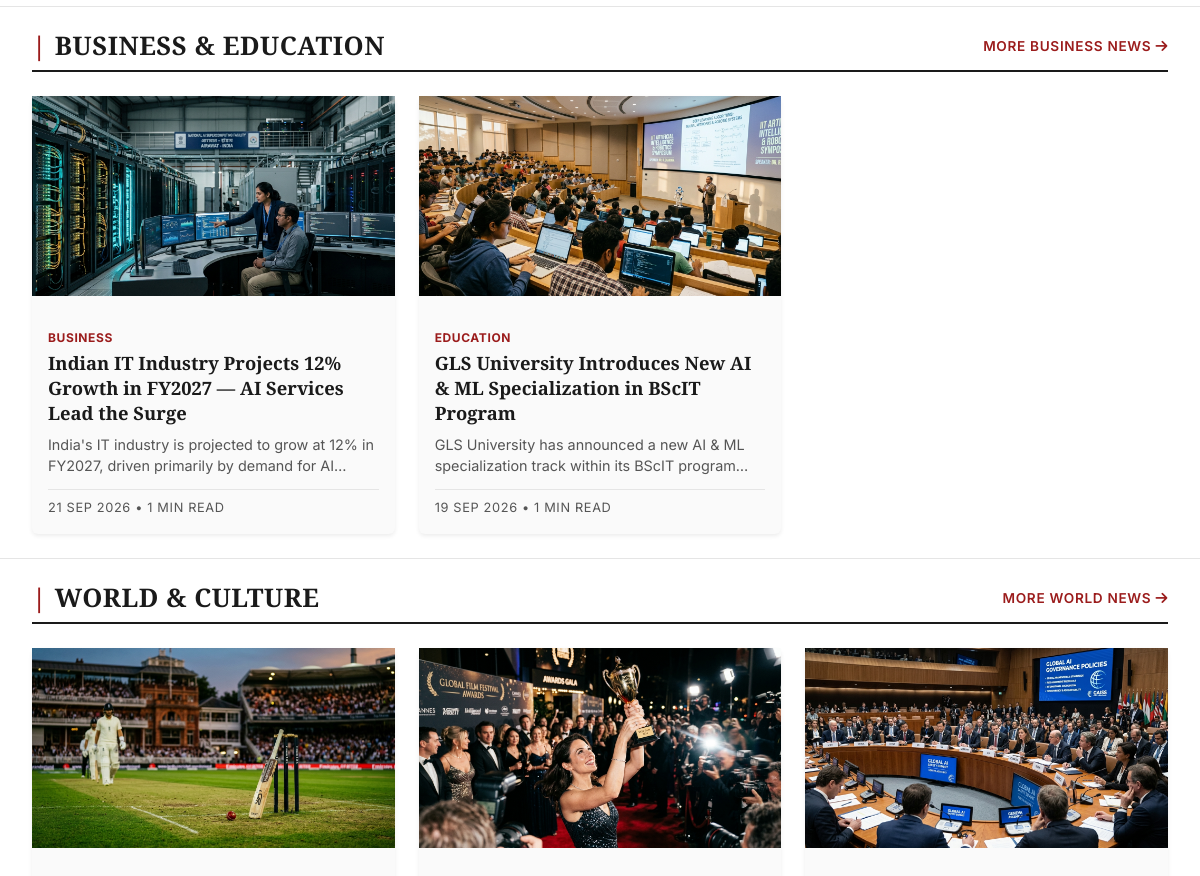
Before: / (middle part) with the older database file.
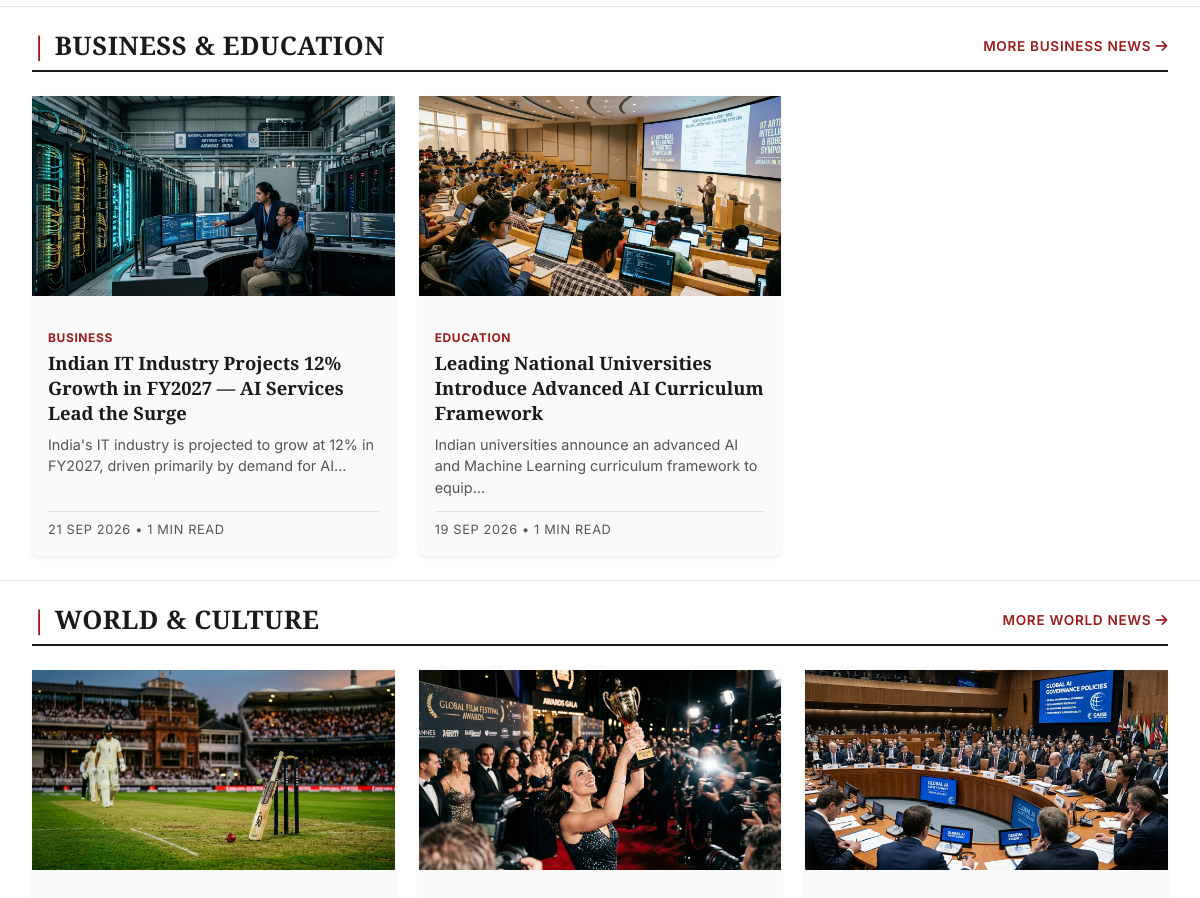
After: the same page with the newer database file.
### tables this page shows
CREATE TABLE IF NOT EXISTS `news` (
    `id`                INT UNSIGNED    NOT NULL AUTO_INCREMENT,
    `category_id`       INT UNSIGNED    NOT NULL,
    `author_id`         INT UNSIGNED    NOT NULL,
    `title`             VARCHAR(255)    NOT NULL,
    `slug`              VARCHAR(280)    NOT NULL,
    `short_description` VARCHAR(500)    NOT NULL,
    `content`           LONGTEXT        NOT NULL,
    `featured_image`    VARCHAR(255)    DEFAULT NULL,
    `status`            ENUM('draft', 'published', 'archived') NOT NULL DEFAULT 'draft',
    `is_featured`       TINYINT(1)      NOT NULL DEFAULT 0,
    `is_breaking`       TINYINT(1)      NOT NULL DEFAULT 0,
    `views`             INT UNSIGNED    NOT NULL DEFAULT 0,
    `published_at`      DATETIME        DEFAULT NULL,
    `created_at`        DATETIME        NOT NULL DEFAULT CURRENT_TIMESTAMP,
    `updated_at`        DATETIME        NOT NULL DEFAULT CURRENT_TIMESTAMP ON UPDATE CURRENT_TIMESTAMP,

    PRIMARY KEY (`id`),
    UNIQUE KEY `uk_news_slug` (`slug`),
    INDEX `idx_news_status_published` (`status`, `published_at`),
    INDEX `idx_news_category` (`category_id`),
    INDEX `idx_news_author` (`author_id`),
    INDEX `idx_news_featured` (`is_featured`),
    INDEX `idx_news_breaking` (`is_breaking`),
    INDEX `idx_news_views` (`views`),

    CONSTRAINT `fk_news_category`
        FOREIGN KEY (`category_id`) REFERENCES `categories` (`id`)
        ON DELETE RESTRICT ON UPDATE CASCADE,

    CONSTRAINT `fk_news_author`
        FOREIGN KEY (`author_id`) REFERENCES `users` (`id`)
        ON DELETE RESTRICT ON UPDATE CASCADE
);

CREATE TABLE IF NOT EXISTS `categories` (
    `id`            INT UNSIGNED    NOT NULL AUTO_INCREMENT,
    `name`          VARCHAR(100)    NOT NULL,
    `slug`          VARCHAR(120)    NOT NULL,
    `description`   TEXT            DEFAULT NULL,
    `status`        ENUM('active', 'inactive') NOT NULL DEFAULT 'active',
    `created_at`    DATETIME        NOT NULL DEFAULT CURRENT_TIMESTAMP,
    `updated_at`    DATETIME        NOT NULL DEFAULT CURRENT_TIMESTAMP ON UPDATE CURRENT_TIMESTAMP,

    PRIMARY KEY (`id`),
    UNIQUE KEY `uk_categories_name` (`name`),
    UNIQUE KEY `uk_categories_slug` (`slug`)
);

### includes/functions.php (called while the page is built, shortened)
<?php
function e($value): string
{
    return htmlspecialchars((string) $value, ENT_QUOTES | ENT_SUBSTITUTE, 'UTF-8');
}
function url(string $path = ''): string
{
    $path = ltrim($path, '/');
    $isAdminPath = str_starts_with($path, 'admin/') || $path === 'admin';
    $port = $_SERVER['SERVER_PORT'] ?? '';
    static $basePath = null;
    if ($basePath === null) {
        $scriptDir = dirname($_SERVER['SCRIPT_NAME'] ?? '');
        $projectRoot = dirname(__DIR__);
        $docRoot = realpath($_SERVER['DOCUMENT_ROOT'] ?? '');
        if ($docRoot && $projectRoot && str_starts_with($projectRoot, $docRoot)) {
            $basePath = str_replace('\\', '/', substr($projectRoot, strlen($docRoot)));
        } else {
            $basePath = $scriptDir;
        }
        $basePath = rtrim($basePath, '/');
    }
    return $basePath . '/' . ($isAdminPath ? 'admin/' . $path : $path);
}
function projectRoot(): string
{
    return dirname(__DIR__);
}
function buildUrl(string $path, array $params = []): string
{
    $fullPath = url($path);
    if (!empty($params)) {
        $fullPath .= '?' . http_build_query($params, '', '&', PHP_QUERY_RFC3986);
    }
    return $fullPath;
}
function formatDate(?string $date, string $format = 'd M Y'): string
{
    try {
        $dt = new DateTime($date, new DateTimeZone(APP_TIMEZONE));
        return $dt->format($format);
    } catch (Exception) {
        return 'N/A';
    }
}
function calculateReadingTime(string $content): string
{
    $words = wordCount($content);
    $minutes = max(1, (int) ceil($words / 200));
    return $minutes . ' min read';
}
function wordCount(string $content): int
{
    $text = strip_tags($content);
    $text = trim($text);
    return str_word_count($text);
}
function excerpt(string $content, int $length = 150): string
{
    $text = strip_tags($content);
    $text = preg_replace('/\s+/', ' ', trim($text));
    $truncated = mb_substr($text, 0, $length, 'UTF-8');
    $lastSpace = mb_strrpos($truncated, ' ', 0, 'UTF-8');
    if ($lastSpace !== false && $lastSpace > $length * 0.5) {
        $truncated = mb_substr($truncated, 0, $lastSpace, 'UTF-8');
    }
    return rtrim($truncated, '.,!? ') . '…';
}
function newsImageUrl(?string $imagePath, ?string $categorySlug = null): string
{
    if (!empty($imagePath)) {
        $cleanPath = ltrim($imagePath, '/\\');
        if (file_exists(projectRoot() . '/' . $cleanPath)) {
            return url($cleanPath);
        }
    }
    if (!empty($categorySlug)) {
        $slugClean = preg_replace('/[^a-z0-9_-]/', '', strtolower($categorySlug));
        $catFallback = 'assets/images/categories/' . $slugClean . '.jpg';
        if (file_exists(projectRoot() . '/' . $catFallback)) {
            return url($catFallback);
        }
    }
    return url('assets/images/default-news.jpg');
}

### index.php (the view, shortened to what this page needs)
<?php
require_once __DIR__ . '/config/database.php';
require_once __DIR__ . '/includes/functions.php';
try {
    $pdo = connectDB();
} catch (Exception $e) {
    die("Database connection failed. Please try again later.");
}
function getNewsQuery(PDO $pdo, string $where, string $orderBy, int $limit = 5): array
{
    $sql = "SELECT n.*, c.name as category_name, c.slug as category_slug, u.name as author_name
            FROM news n
            JOIN categories c ON n.category_id = c.id
            JOIN users u ON n.author_id = u.id
            WHERE n.status = 'published' AND $where
            ORDER BY $orderBy
            LIMIT $limit";
    return $pdo->query($sql)->fetchAll();
}
$heroNewsList = getNewsQuery($pdo, "n.is_featured = 1", "n.published_at DESC", 3);
$heroArticle = $heroNewsList[0] ?? null;
$heroId = $heroArticle ? $heroArticle['id'] : 0;
$trendingNews = getNewsQuery($pdo, "1=1", "n.views DESC, n.published_at DESC", 5);
$latestNews = getNewsQuery($pdo, "n.id != " . (int)$heroId, "n.published_at DESC", 4);
function getCategoryNews(PDO $pdo, array $slugs, int $limit = 3): array
{
    $placeholders = implode(',', array_fill(0, count($slugs), '?'));
    $sql = "SELECT n.*, c.name as category_name, c.slug as category_slug, u.name as author_name
            FROM news n
            JOIN categories c ON n.category_id = c.id
            JOIN users u ON n.author_id = u.id
            WHERE n.status = 'published' AND c.slug IN ($placeholders)
            ORDER BY n.published_at DESC
            LIMIT ?";
    $stmt = $pdo->prepare($sql);
    $idx = 1;
    foreach ($slugs as $slug) {
        $stmt->bindValue($idx++, $slug, PDO::PARAM_STR);
    }
    $stmt->bindValue($idx, $limit, PDO::PARAM_INT);
    $stmt->execute();
    return $stmt->fetchAll();
}
$techAiNews       = getCategoryNews($pdo, ['technology', 'ai-ml'], 3);
$bizEduNews       = getCategoryNews($pdo, ['business', 'education'], 3);
$worldCultureNews = getCategoryNews($pdo, ['world', 'sports', 'entertainment'], 3);
require_once __DIR__ . '/includes/header.php';
?>
<main class="homepage">
    <?php if (!empty($techAiNews)): ?>
    <section class="container py-4 border-top" style="border-color: var(--line) !important;">
    </section>
    <?php endif; ?>
    <?php if (!empty($bizEduNews)): ?>
    <section class="container py-4 border-top" style="border-color: var(--line) !important;">
        <div class="section-header d-flex justify-content-between align-items-center mb-4">
            <h3 class="section-title m-0" style="font-family: var(--font-display); font-size: 1.6rem;">
                <span class="text-accent me-2">|</span>Business &amp; Education
            </h3>
            <a href="<?= buildUrl('category.php', ['slug' => 'business']) ?>" class="view-all">More Business News <i class="fas fa-arrow-right"></i></a>
        </div>
        <div class="row g-4">
            <?php foreach ($bizEduNews as $item): ?>
            <div class="col-lg-4 col-md-6">
                <div class="card story-card h-100 shadow-sm border-0" style="background: var(--paper);">
                    <a href="<?= buildUrl('news.php', ['slug' => $item['slug']]) ?>" class="story-img-wrap" style="height: 200px; display: block; overflow: hidden;">
                        <img src="<?= e(newsImageUrl($item['featured_image'], $item['category_slug'] ?? null)) ?>" alt="<?= e($item['title']) ?>" style="width: 100%; height: 100%; object-fit: cover;" loading="lazy">
                    </a>
                    <div class="card-body p-3 d-flex flex-column">
                        <span class="story-cat mb-1"><?= e($item['category_name']) ?></span>
                        <h4 class="story-title" style="font-size: 1.15rem; line-height: 1.35; margin-bottom: 8px;">
                            <a href="<?= buildUrl('news.php', ['slug' => $item['slug']]) ?>">
                                <?= e($item['title']) ?>
                            </a>
                        </h4>
                        <p class="story-excerpt flex-grow-1" style="font-size: 0.9rem; color: var(--muted); margin-bottom: 12px;">
                            <?= e(excerpt($item['short_description'] ?: $item['content'], 95)) ?>
                        </p>
                        <div class="story-meta mt-auto pt-2 border-top" style="border-color: var(--line) !important; font-size: 0.8rem; color: var(--muted);">
                            <span><?= formatDate($item['published_at'], 'd M Y') ?></span>
                            <span>&bull; <?= calculateReadingTime($item['content']) ?></span>
                        </div>
                    </div>
                </div>
            </div>
            <?php endforeach; ?>
        </div>
    </section>
    <?php endif; ?>
    <?php if (!empty($worldCultureNews)): ?>
    <section class="container py-4 border-top" style="border-color: var(--line) !important;">
        <div class="section-header d-flex justify-content-between align-items-center mb-4">
            <h3 class="section-title m-0" style="font-family: var(--font-display); font-size: 1.6rem;">
                <span class="text-accent me-2">|</span>World &amp; Culture
            </h3>
            <a href="<?= buildUrl('category.php', ['slug' => 'world']) ?>" class="view-all">More World News <i class="fas fa-arrow-right"></i></a>
        </div>
        <div class="row g-4">
            <?php foreach ($worldCultureNews as $item): ?>
            <div class="col-lg-4 col-md-6">
                <div class="card story-card h-100 shadow-sm border-0" style="background: var(--paper);">
                    <a href="<?= buildUrl('news.php', ['slug' => $item['slug']]) ?>" class="story-img-wrap" style="height: 200px; display: block; overflow: hidden;">
                        <img src="<?= e(newsImageUrl($item['featured_image'], $item['category_slug'] ?? null)) ?>" alt="<?= e($item['title']) ?>" style="width: 100%; height: 100%; object-fit: cover;" loading="lazy">
                    </a>
                    <div class="card-body p-3 d-flex flex-column">
                    </div>
                </div>
            </div>
            <?php endforeach; ?>
        </div>
    </section>
    <?php endif; ?>
</main>
<?php require_once __DIR__ . '/includes/footer.php'; ?>

### includes/header.php (shortened to what this page needs)
<?php
require_once __DIR__ . '/functions.php';
?>
<!DOCTYPE html>
<html lang="en" data-bs-theme="light">
<head>
    <link href="<?= url('assets/css/bootstrap.min.css') ?>" rel="stylesheet">
    <link href="https://cdnjs.cloudflare.com/ajax/libs/font-awesome/6.5.1/css/all.min.css" rel="stylesheet"
>
    <link href="<?= url('assets/css/style.css') ?>?v=<?= time() ?>" rel="stylesheet">
</head>
<body>

### includes/footer.php (shortened to what this page needs)
</body>
</html>

### assets/css/style.css (style rules this page uses)
:root { --paper: #FAFAFA; --white: #FFFFFF; --ink: #1A1A1A; --muted: #555555; --line: #E5E5E5; --accent: #9B1C1C; --accent-hover: #7F1414; --soft: #F0F0F0; --dark: #111111; --font-display: 'Playfair Display', Georgia, serif; --font-body: 'Inter', -apple-system, BlinkMacSystemFont, sans-serif; --container-max: 1280px; --container-px: 32px; --radius-xs: 0; --radius-sm: 0; --radius-md: 0; --ease: cubic-bezier(0.25, 1, 0.5, 1); --duration: 300ms; --shadow-sm: none; --shadow-md: none; }
*, *::before, *::after { box-sizing: border-box; }
body { font-family: var(--font-body); color: var(--ink); background-color: var(--white); line-height: 1.6; margin: 0; -webkit-font-smoothing: antialiased; -moz-osx-font-smoothing: grayscale; }
img { max-width: 100%; height: auto; }
h1, h2, h3, h4, h5, h6 { font-family: var(--font-display); color: var(--ink); font-weight: 700; line-height: 1.2; margin-top: 0; }
.text-accent { color: var(--accent) !important; }
.container { max-width: var(--container-max); margin: 0 auto; padding-left: var(--container-px); padding-right: var(--container-px); }
.section-header { display: flex; justify-content: space-between; align-items: baseline; margin-bottom: 24px; border-bottom: 2px solid var(--ink); padding-bottom: 8px; }
.section-title { font-size: 1.75rem; font-weight: 800; color: var(--ink); margin: 0; text-transform: uppercase; letter-spacing: 0.02em; }
.view-all { font-size: 0.85rem; font-weight: 600; text-transform: uppercase; letter-spacing: 0.05em; color: var(--accent); }
.story-card { border: none; background: transparent; }
.story-img-wrap { position: relative; aspect-ratio: 3/2; overflow: hidden; margin-bottom: 16px; display: block; }
.story-img-wrap img { width: 100%; height: 100%; object-fit: cover; transition: transform 400ms var(--ease); }
.story-cat { text-transform: uppercase; font-size: 0.75rem; font-weight: 700; color: var(--accent); letter-spacing: 0.05em; margin-bottom: 8px; display: block; }
.story-title { font-size: 1.35rem; font-weight: 700; line-height: 1.25; margin-bottom: 8px; }
.story-excerpt { font-size: 0.95rem; color: var(--muted); line-height: 1.5; margin-bottom: 12px; }
.story-meta { font-size: 0.75rem; color: var(--muted); text-transform: uppercase; letter-spacing: 0.05em; }

Changed rows visible on the page:
changed news "EDUCATION": title "GLS University Introduces New AI & ML Specialization in BScIT Program" → "Leading National Universities Introduce Advanced AI Curriculum Framework"; short_description "GLS University has announced a new AI & ML specialization track within its BScIT program…" → "Indian universities announce an advanced AI and Machine Learning curriculum framework to equip…"
